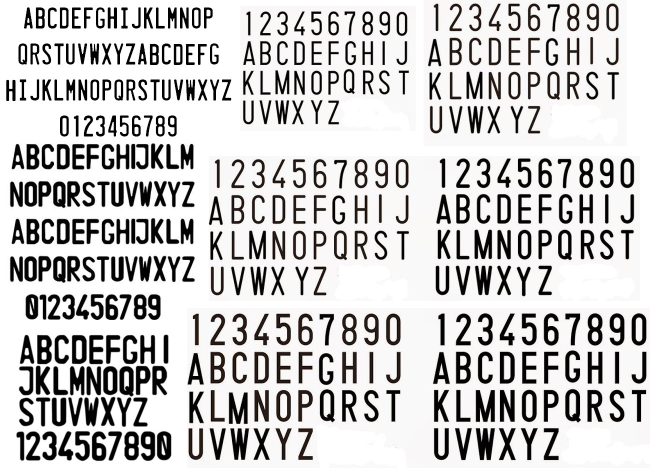
#> input picture ANPR_KNN/Train_Data/Citra_Plate_Training/training_0.jpg, 1300 x 950 px (shown at 1/2 size)
$ python Training.py
#> lines starting #> are read from the running program, lines starting #| are printed output that depends on the picture; after the words box and inside, x2 and y2 are one past the last pixel; in counts of white or black regions, pixels touching at a corner belong together
import cv2
import numpy as np
import sys

MIN_CONTOUR_AREA = 100
RESIZED_IMAGE_WIDTH = 20
RESIZED_IMAGE_HEIGHT = 30

def main():
    ImageTraining = cv2.imread("Citra_Plate_Training/training_0.jpg")
#> ImageTraining is the input picture: shape (950, 1300, 3); mean B, G, R 199.9, 200.2, 201.2

    scale_percent = 80
    width = int(ImageTraining.shape[1] * scale_percent/100)
#> width = 1040
    height = int(ImageTraining.shape[0] * scale_percent/100)
#> height = 760
    dimensi = (width, height)
#> dimensi = (1040, 760)

    ResizeImageTrain = cv2.resize(ImageTraining, dimensi, interpolation=cv2.INTER_AREA)
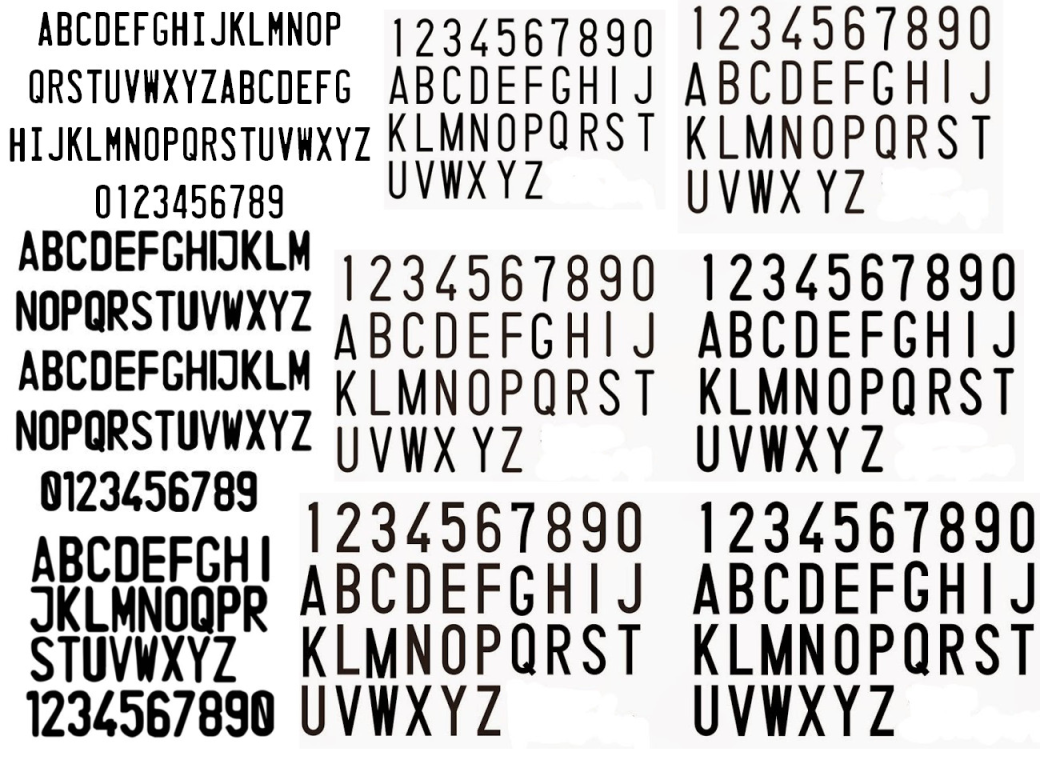
#> ResizeImageTrain: shape (760, 1040, 3); mean B, G, R 199.9, 200.2, 201.2

    if ImageTraining is None:
        print("Tidak Terdapat Gambar Training")
        return

    ImageGray = cv2.cvtColor(ResizeImageTrain, cv2.COLOR_BGR2GRAY)
    ImageBlurred = cv2.GaussianBlur(ImageGray, (5,5), 0)
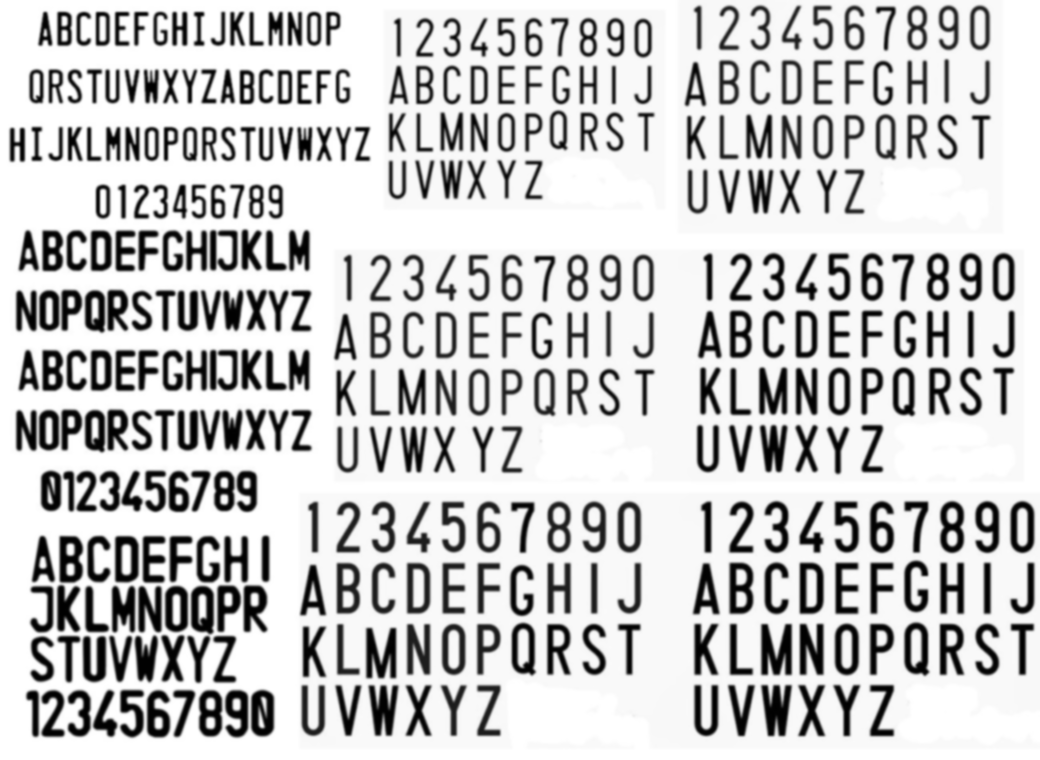
#> ImageBlurred: shape (760, 1040); min 0, max 255, mean 200.5
    ImageThresh = cv2.adaptiveThreshold(ImageBlurred, 255, cv2.ADAPTIVE_THRESH_GAUSSIAN_C, cv2.THRESH_BINARY_INV, 11,2)
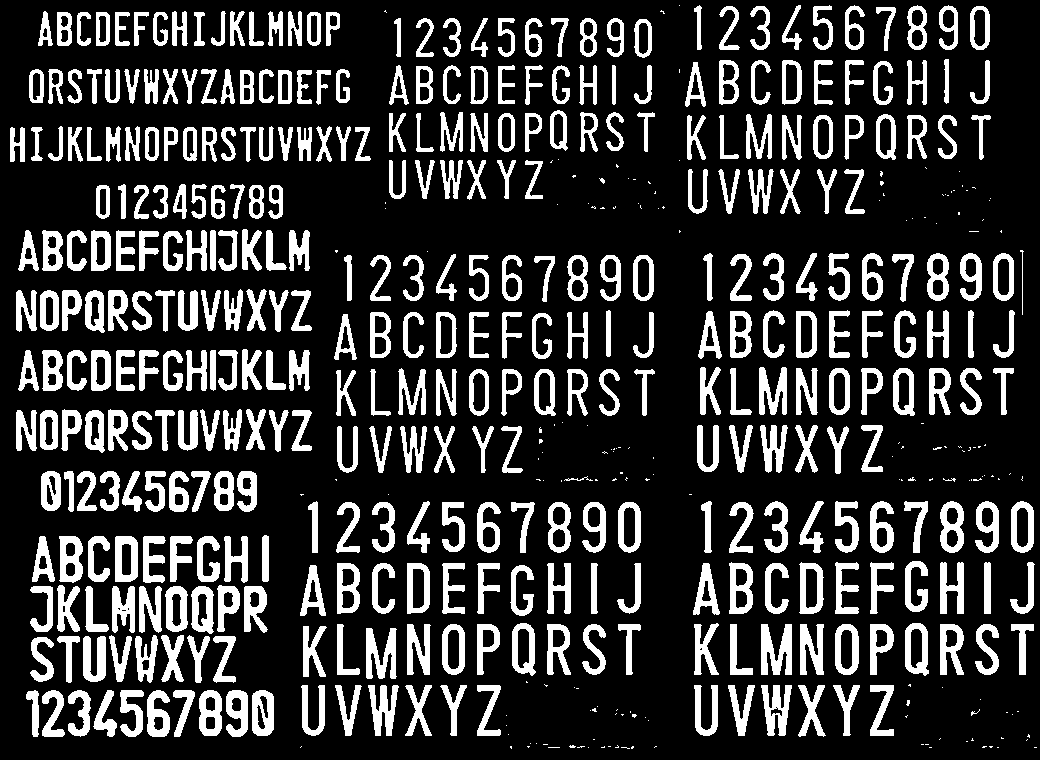
#> ImageThresh: shape (760, 1040); 21.1% white; 540 white regions (160 under 20 px)
    cv2.imshow("Image Thresh", ImageThresh)

    ImageThreshCopy = ImageThresh.copy()
    npaContours, npaHierarchy = cv2.findContours(ImageThreshCopy, cv2.RETR_EXTERNAL, cv2.CHAIN_APPROX_SIMPLE)
#> npaContours = 540 contours, 164 with area under 20; largest, box (x1, y1, x2, y2) and area: (799, 562, 824, 614) 1061, (835, 624, 859, 675) 1038, (407, 563, 430, 614) 1036, (905, 623, 929, 676) 1034, (729, 562, 753, 614) 1034; npaHierarchy = 540 rows, first 6: [1, -1, -1, -1], [2, 0, -1, -1], [3, 1, -1, -1], [4, 2, -1, -1], [5, 3, -1, -1], [6, 4, -1, -1]
    npaFlattenedImages = np.empty((0, RESIZED_IMAGE_WIDTH * RESIZED_IMAGE_HEIGHT))
    intClassifications = []
    intValidChars = [ord('0'), ord('1'), ord('2'), ord('3'), ord('4'), ord('5'), ord('6'), ord('7'), ord('8'), ord('9'),
                     ord('A'), ord('B'), ord('C'), ord('D'), ord('E'), ord('F'), ord('G'), ord('H'), ord('I'), ord('J'),
                     ord('K'), ord('L'), ord('M'), ord('N'), ord('O'), ord('P'), ord('Q'), ord('R'), ord('S'), ord('T'),
                     ord('U'), ord('V'), ord('W'), ord('X'), ord('Y'), ord('Z')]

    for npaContour in npaContours:
        if cv2.contourArea(npaContour) > MIN_CONTOUR_AREA:
            [intX, intY, intW, intH] = cv2.boundingRect(npaContour)

            cv2.rectangle(ResizeImageTrain, (intX, intY), (intX + intW, intY + intH), (0, 179, 0),2) #GREEN

            imgROI = ImageThresh[intY:intY + intH, intX:intX + intW]
            imgROIResized = cv2.resize(imgROI, (RESIZED_IMAGE_WIDTH, RESIZED_IMAGE_HEIGHT))

            cv2.imshow("imgROI", imgROI)
            cv2.imshow("imgROIResized", imgROIResized)
            cv2.imshow("training_numbers.png", ResizeImageTrain)

            intChar = cv2.waitKey(0)
            print(intChar)
            if intChar == 27:
                sys.exit()
            elif intChar in intValidChars:
                intClassifications.append(intChar)
                npaFlattenedImage = imgROIResized.reshape((1, RESIZED_IMAGE_WIDTH * RESIZED_IMAGE_HEIGHT))
                npaFlattenedImages = np.append(npaFlattenedImages, npaFlattenedImage, 0)
#> this loop made 52 passes; (key Q is pressed on pass 51)
#> (intX, intY, intW, intH) on passes 51 to 52: (252, 690, 22, 46), (226, 690, 22, 47)
#> npaContour on passes 1, 2, 3, 5, 6, 7: [[1034, 747], [1036, 747]], [[997, 747], [998, 747]], [[929, 747], [931, 747]], [[588, 747]], [[548, 747], [559, 747]], [[989, 746], [990, 747], [991, 747], [992, 746]]
#| 81
#| 27
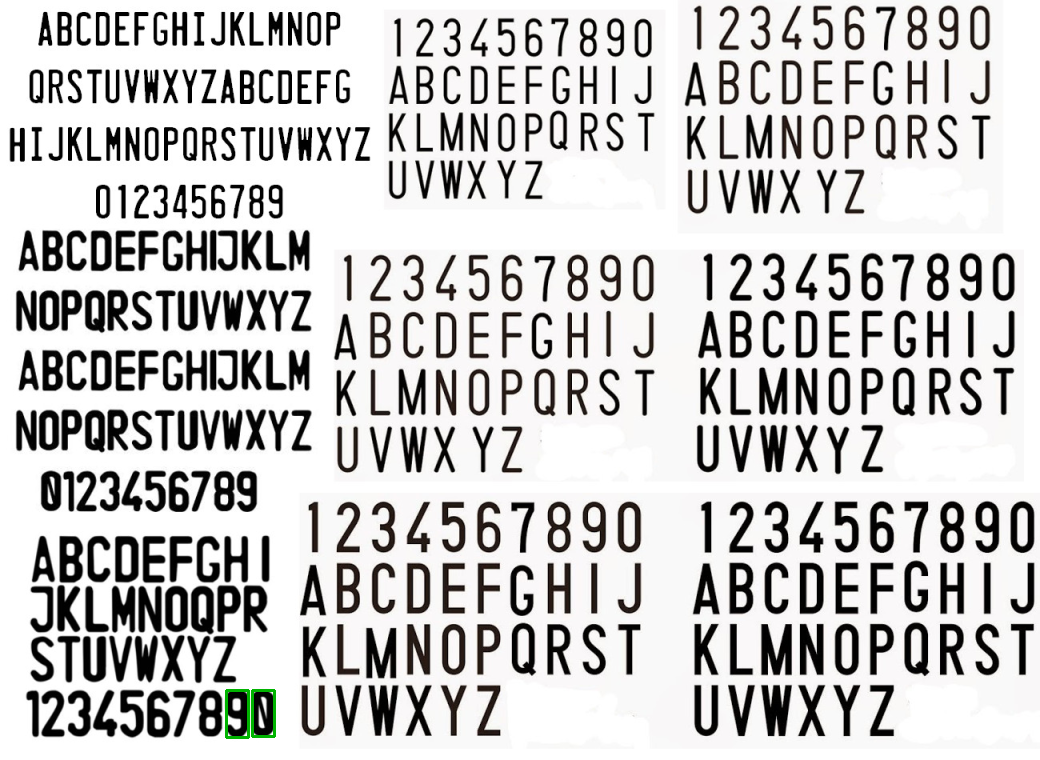
#> ResizeImageTrain: shape (760, 1040, 3); 0.1% of pixels changed, all inside (x1, y1, x2, y2) = (225, 689, 276, 739)
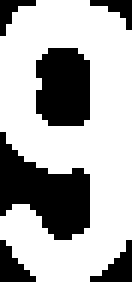
#> imgROI: shape (47, 22) (shown 6 times larger); 68.1% white; 6 black regions (2 under 20 px), largest, box (x1, y1, x2, y2) and area: (0, 22, 15, 40) 149, (6, 8, 15, 21) 105, (0, 40, 6, 47) 23, (15, 40, 22, 47) 23
#> after the loop, intClassifications = [81]

    fltClassifications = np.array(intClassifications, np.float32)
    npaClassifications = fltClassifications.reshape((fltClassifications.size, 1))

    print("\n\ntraining selesai !!\n")

    np.savetxt("classifications.txt", npaClassifications)
    np.savetxt("flattened_images.txt", npaFlattenedImages)

    cv2.destroyAllWindows()
    return

if __name__ == "__main__":
    main()
#> (the program exits here)

$ run again, with ANPR_KNN/Train_Data/Citra_Plate_Training/training_3.jpg copied over ANPR_KNN/Train_Data/Citra_Plate_Training/training_0.jpg
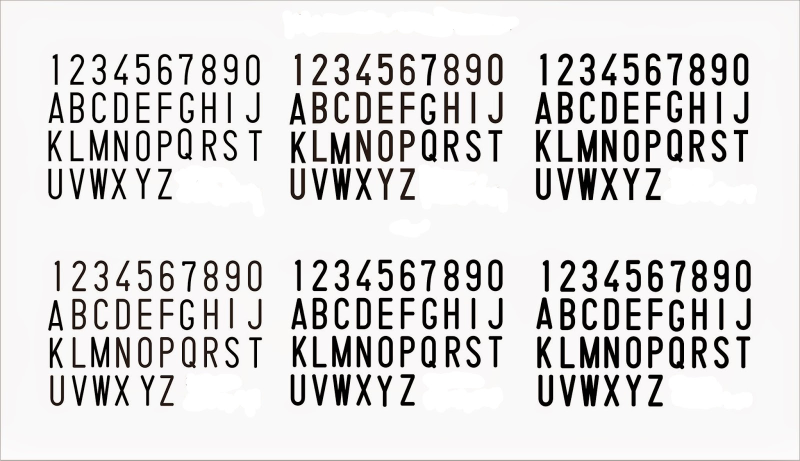
#> input picture ANPR_KNN/Train_Data/Citra_Plate_Training/training_3.jpg, 1600 x 921 px (shown at 1/2 size)
#> in main, ImageTraining is the input picture: shape (921, 1600, 3); mean B, G, R 217.4, 217.6, 218.9
#> in main, `ImageThresh = cv2.adaptiveThreshold(ImageBlurred, 255, cv2.ADAPTIVE_TH..`:
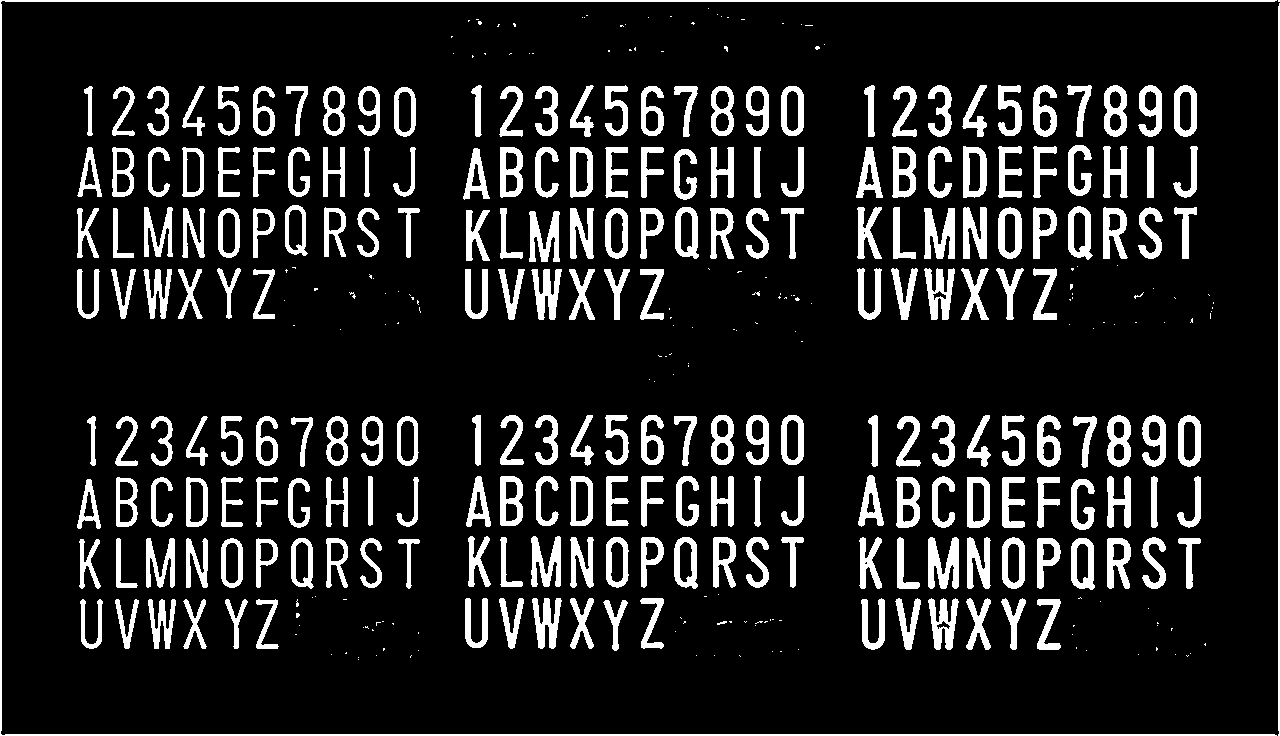
#> ImageThresh: shape (736, 1280); 13.5% white; 379 white regions (160 under 20 px)
#> npaContours = 379 contours, 161 with area under 20; largest, box (x1, y1, x2, y2) and area: (0, 0, 1277, 736) 3271, (963, 146, 987, 198) 1076, (967, 477, 990, 528) 1049, (998, 207, 1022, 259) 1042, (570, 147, 593, 198) 1038; npaHierarchy = 379 rows, first 6: [1, -1, -1, -1], [2, 0, -1, -1], [3, 1, -1, -1], [4, 2, -1, -1], [5, 3, -1, -1], [6, 4, -1, -1]
#> the loop in main, `for npaContour in npaContours:` made 53 passes; (key Q is pressed on pass 52)
#> (intX, intY, intW, intH) on passes 52 to 53: (603, 600, 25, 51), (1037, 599, 24, 51)
#> (printed output is left out)
#> after the loop in main, `for npaContour in npaContours:`:
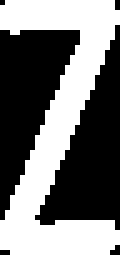
#> imgROI: shape (51, 24) (shown 5 times larger); 45.8% white; 1 white region, box (x1, y1, x2, y2) and area: (0, 0, 24, 51) 561
#> after the loop in main, `for npaContour in npaContours:`: intClassifications = [81]
